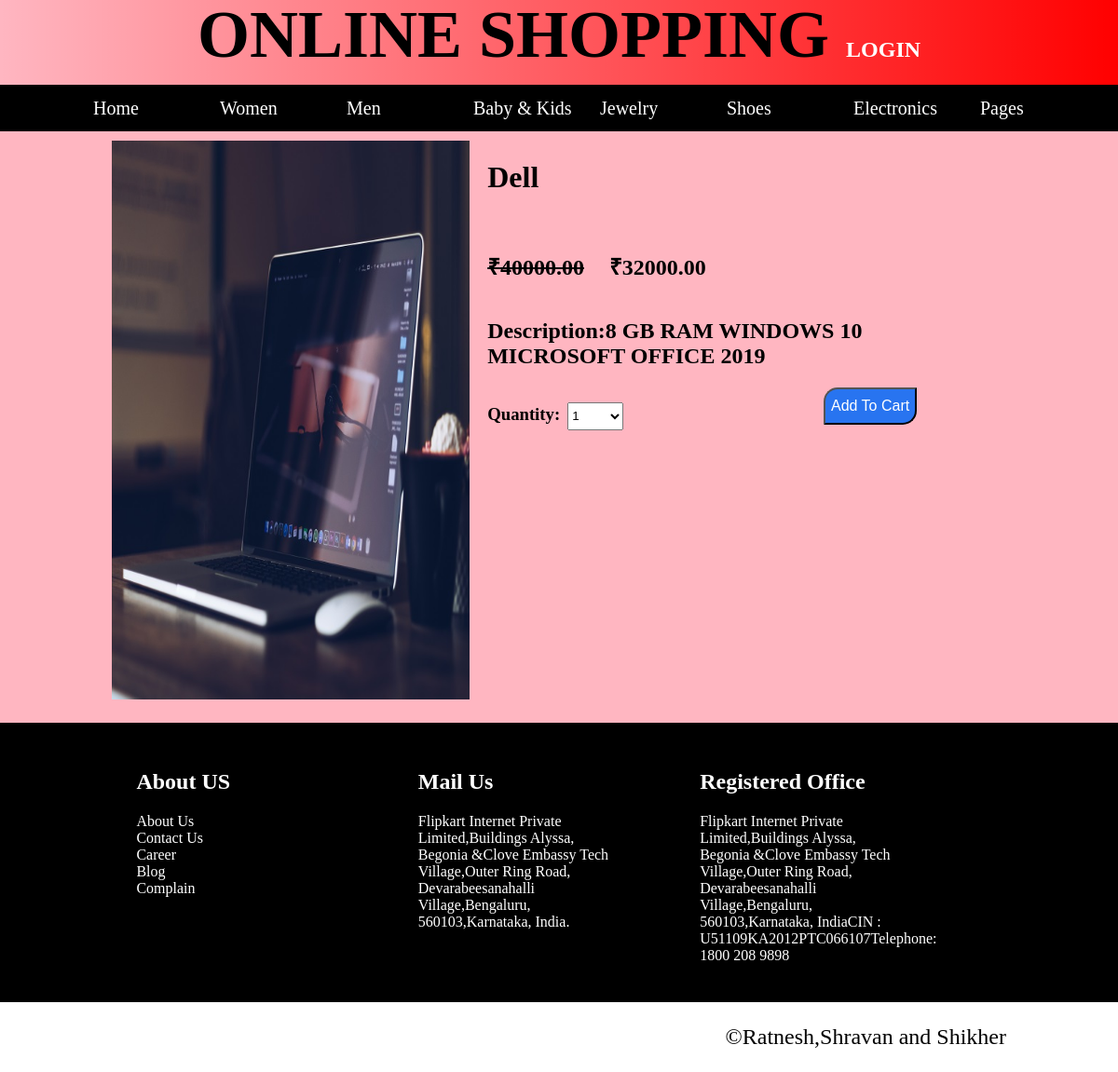
The app's page /online/detail/7 with its own data.
### online/models.py (models this page shows, shortened)
class Product(models.Model):
    supercategory = models.ForeignKey(Supercategory, related_name='categories2', on_delete=models.CASCADE)
    super=models.SlugField(max_length=100, db_index=True)
    category = models.ForeignKey(Category, related_name='products', on_delete=models.CASCADE)
    name = models.CharField(max_length=100, db_index=True)
    slug = models.SlugField(max_length=100, db_index=True)
    description = models.TextField(blank=True)
    price = models.DecimalField(max_digits=10, decimal_places=2)
    available = models.BooleanField(default=True)
    stock = models.PositiveIntegerField()
    created_at = models.DateTimeField(auto_now_add=True)
    updated_at = models.DateTimeField(auto_now=True)
    image = models.FileField(upload_to='products/%Y/%m/%d', blank=True)
    discount = models.PositiveIntegerField(default=0,blank=True)
    class Meta:
        ordering = ('name', )

### online/views.py (the view)
# urls.py: url(r'^detail/(?P<id>\d+)$', views.product_detail, name='product_detail'),
def product_detail(request,id):
    products = get_object_or_404(Product, id=id)
    categories = Category.objects.all()
    price=products.price - (products.price * products.discount)//100
    return render(request, 'product_detail.html', {'product':products,'categories':categories,'price':price})

### online/models.py (called while the page is built)
    def get_absolute_url(self):
        return reverse('online:product_list_by_category', args=[self.slug])

### online/templates/product_detail.html (shortened to what this page needs)
<!DOCTYPE html>
<html>
<head>
</head>
<body onload="slide()">
	<div id="main">
		<div id="header">
			<a href="#" onclick="display()" style="text-decoration: none;font-size: 2vw;color: white">Login</a>
		</div>
		<div id="nav-bar">
			<div class="menu">
			<ul>
				<li><a href="{% url 'online:product_list' %}">Home</a></li>
				<li><a href="">Women</a>
					</li>
				<li><a href="">Men</a>
					</li>
				<li><a href="">Baby & Kids</a>
					</li>
				<li><a href="">Jewelry</a>
					</li>
				<li><a href="">Shoes</a>
					 </li>
					<li><a href="">Electronics</a>
					</li>
				<li><a href="#">Pages</a>
					 </li>
			</ul>
		</div>
		</div>
		<div style="height: 600px;width: 80%;margin: 10px auto;">
			<div style="float:left;background: url('{{ product.image.url}} ');background-size: cover;background-repeat:no-repeat;width: 40%;height:100%"></div>
			<div style="float: left;height: 100%;width: 48%;margin-left: 2%">
				<h1>{{ product.name }}</h1><br/>
				{% if product.price == price %}
				<h2>&#8377;{{ product.price }}</h2><br/>
				{% else %}
				<h2 style="display:inline-block"><strike>&#8377;{{ product.price }}</strike></h2>
				<h2 style="display:inline-block;margin-left:5%">&#8377;{{ price }}</h2>
				{% endif %}
				<h2>Description:{{ product.description }}</h2>
				<form action="#">
					<h3 style="display: inline-block;">Quantity:</h3>&nbsp;
					<select>
						{% for i in "x"|ljust:"10" %}
					{% if forloop.counter <= product.stock %}
						<option value="{{ forloop.counter }}">{{ forloop.counter }}</option>
						{% else %}
						{{ break }}
					{% endif %}
				{% endfor %}
					</select>
					<input type="submit" value="Add To Cart" style="color:white;width: 100px;font-size: 16px;border-radius: 15px 0px 15px 0px;background-color: #2874f0;float: right;" onclick="display()">
				</form></div>
		</div>
	<div id="footer" style="color: white">
		<div id="allpart">
		<div class="part">
			<h2>About US</h2>
				<a href="" style="color: white;text-decoration: none;">About Us</a><br>
				<a href="" style="color: white;text-decoration: none;">Contact Us</a><br>
				<a href="" style="color: white;text-decoration: none;">Career</a><br>
				<a href="" style="color: white;text-decoration: none;">Blog</a><br>
				<a href="" style="color: white;text-decoration: none;">Complain</a><br>
		</div>
		<div class="part">
			<h2>Mail Us</h2>
			Flipkart Internet Private Limited,Buildings Alyssa, Begonia &Clove Embassy Tech Village,Outer Ring Road, Devarabeesanahalli Village,Bengaluru, 560103,Karnataka, India.</div>
		<div class="part">
			<h2>Registered Office</h2>
			Flipkart Internet Private Limited,Buildings Alyssa, Begonia &Clove Embassy Tech Village,Outer Ring Road, Devarabeesanahalli Village,Bengaluru, 560103,Karnataka, IndiaCIN : U51109KA2012PTC066107Telephone: 1800 208 9898
		</div>
	</div>
</div>
		<p style="float: right;margin-right: 10%;font-size: 2vw">&copy;Ratnesh,Shravan and Shikher</p>
</div>
</body>
</html>

### online/templates/product_detail.html (style rules this page uses)
html { scroll-behavior: smooth; }
body { margin: 0px; align-items: center; align-content: center; box-sizing: border-box; }
#main { min-height: 1000px; width:100%; background-color:lightpink; //border:1px solid; }
#header { min-height:75px; width: 100%; //background-color: white; line-height: 75px; font-size: 6vw; font-weight: bold; text-align: center; text-transform: uppercase; //color: linear-gradient(to right,red,yellow); background-image: linear-gradient(to right, rgba(255,0,0,0), rgba(255,0,0,1)); }
#nav-bar { min-height:50px; width: 100%; background-color: black; //padding-left: 5%; }
ul { list-style-type: none; margin: 0px; margin-left: 5%; }
ul li { display: inline-block; height:100%; width: 12%; }
ul li a { text-decoration: none; margin: 0px; color: white; line-height: 50px; font-size: 20px; text-align: center; }
#footer { margin-top: 25px; min-height: 300px; width: 100%; background-color: black; }
#allpart { height: 250px; width: 90%; margin: 0px auto; //border: 1px solid white; }
.part { height: 200px; width: 20%; margin-left: 8%; margin-top: 30px; //border: 1px solid white; float: left; }
input[type="submit"] { height:40px; width: 100%; background-color: lightgreen; font-size: 20px; }
select { width: 60px; height: 30px; }

### records on screen
Product: image (picture), name "Dell", price "40000.00", description "8 GB RAM WINDOWS 10 MICROSOFT OFFICE 2019", stock "1"

### other values on screen
{{ price }} "32000.00"
